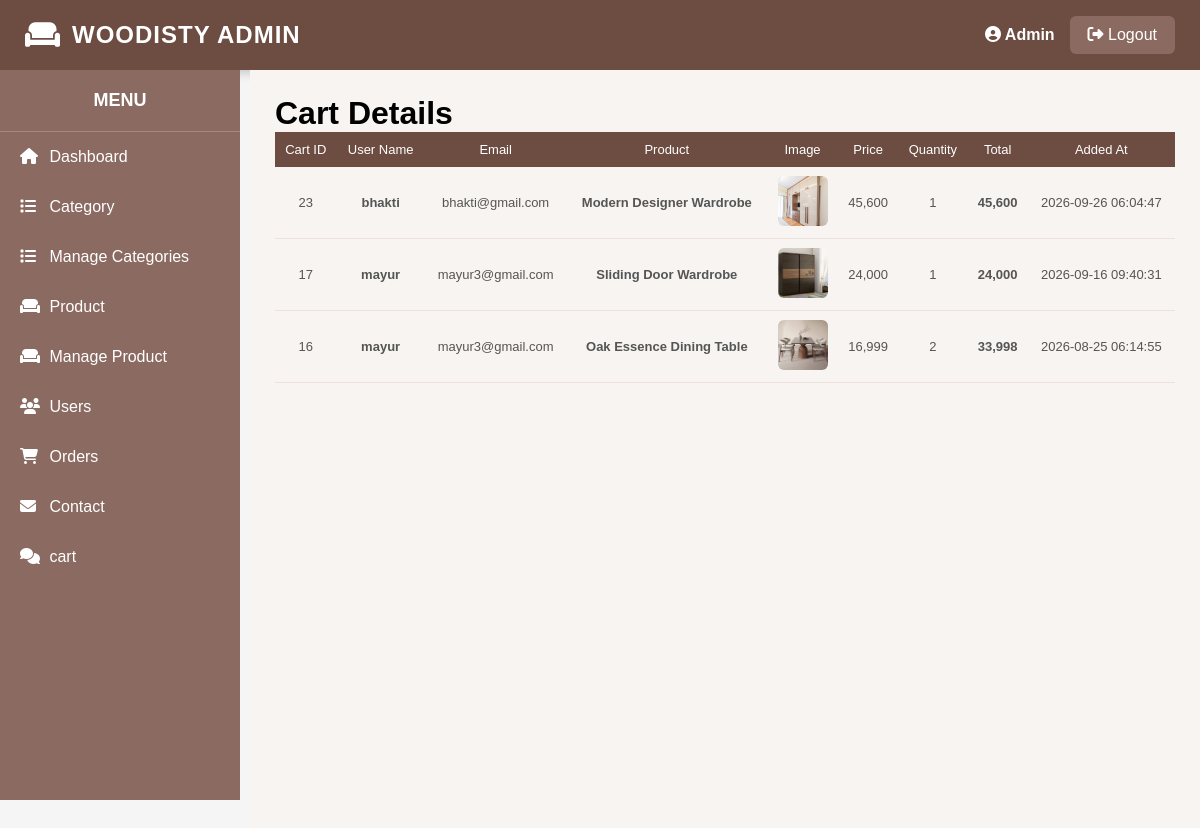
Screenshot of /admin/add_cart.php with the database file from the repository.
### tables this page shows
CREATE TABLE `cart` (
  `cart_id` int(11) NOT NULL,
  `user_id` int(11) NOT NULL,
  `product_id` int(11) NOT NULL,
  `quantity` int(11) NOT NULL,
  `added_at` timestamp NOT NULL DEFAULT CURRENT_TIMESTAMP
);

CREATE TABLE `reg` (
  `rid` int(200) NOT NULL,
  `name` varchar(200) NOT NULL,
  `email` varchar(200) NOT NULL,
  `pwd` varchar(10) NOT NULL,
  `city` varchar(200) NOT NULL,
  `address` varchar(300) NOT NULL,
  `phone` varchar(10) NOT NULL,
  `gender` varchar(20) NOT NULL,
  `utype` varchar(20) NOT NULL
);

CREATE TABLE `product` (
  `pid` int(11) NOT NULL,
  `category_id` int(11) DEFAULT NULL,
  `product_name` varchar(100) DEFAULT NULL,
  `price` decimal(10,2) DEFAULT NULL,
  `description` text,
  `image` varchar(255) DEFAULT NULL
);

### admin/add_cart.php (the view, shortened to what this page needs)
<?php
include("../connection.php");
include("heder.php");
include("sidebar.php");
$sql = "SELECT
            cart.cart_id,
            cart.quantity,
            cart.added_at,
            reg.name,
            reg.email,
            product.product_name,
            product.price,
            product.image
        FROM cart
        INNER JOIN reg
        ON cart.user_id = reg.rid
        INNER JOIN product
        ON cart.product_id = product.pid
        ORDER BY cart.added_at DESC";
$result = mysqli_query($con, $sql);
?>
<div class="cart-page">
<h1> Cart Details</h1>
<?php
if(mysqli_num_rows($result) > 0)
{
?>
<table class="cart-table">
<tr>
<th>Cart ID</th>
<th>User Name</th>
<th>Email</th>
<th>Product</th>
<th>Image</th>
<th>Price</th>
<th>Quantity</th>
<th>Total</th>
<th>Added At</th>
</tr>
<?php
while($row = mysqli_fetch_assoc($result))
{
    $total = $row['price'] * $row['quantity'];
?>
<tr>
<td>
<?php echo $row['cart_id']; ?>
</td>
<td class="user-name">
<?php echo $row['name']; ?>
</td>
<td>
<?php echo $row['email']; ?>
</td>
<td class="product-name">
<?php echo $row['product_name']; ?>
</td>
<td>
<img src="../images/product/<?php echo $row['image']; ?>">
</td>
<td>
<?php echo number_format($row['price'],0); ?>
</td>
<td>
<?php echo $row['quantity']; ?>
</td>
<td class="total-price">
 <?php echo number_format($total,0); ?>
</td>
<td>
<?php echo $row['added_at']; ?>
</td>
</tr>
<?php
}
?>
</table>
<?php
}
?>
</div>

### admin/heder.php (style rules this page uses)
* { margin:0; padding:0; box-sizing:border-box; font-family:Arial,sans-serif; }
body { background:#f5f5f5; }

### admin/add_cart.php (style rules this page uses)
.cart-page { margin-left:250px; padding:25px; background:#f7f4f1; min-height:100vh; font-family:Arial,sans-serif; }
.cart-table { width:100%; border-collapse:collapse; min-width:900px; }
.cart-table th { background:#6D4C41; color:#fff; padding:10px 8px; text-align:center; font-size:13px; font-weight:normal; }
.cart-table td { padding:9px 8px; text-align:center; border-bottom:1px solid #eee1db; color:#555; font-size:13px; }
.cart-table img { width:50px; height:50px; object-fit:cover; border-radius:6px; }
.user-name { color:#6D4C41; font-weight:bold; }
.product-name { color:#444; font-weight:bold; }
.total-price { color:#6D4C41; font-weight:bold; }

### rows the page displays
cart: cart_id "23", reg.name "bhakti", reg.email "bhakti@gmail.com", product.product_name "Modern Designer Wardrobe", product.image (picture), product.price "45,600", quantity "1", total "45,600", added_at "2026-09-26 06:04:47"
cart: cart_id "17", reg.name "mayur", reg.email "mayur3@gmail.com", product.product_name "Sliding Door Wardrobe", product.image (picture), product.price "24,000", quantity "1", total "24,000", added_at "2026-09-16 09:40:31"
cart: cart_id "16", reg.name "mayur", reg.email "mayur3@gmail.com", product.product_name "Oak Essence Dining Table", product.image (picture), product.price "16,999", quantity "2", total "33,998", added_at "2026-08-25 06:14:55"
